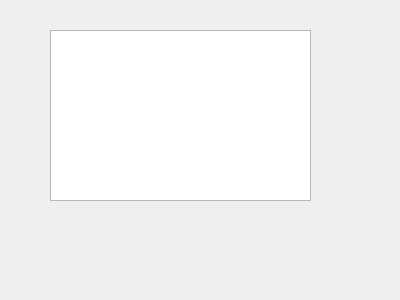
<?xml version="1.0" encoding="UTF-8"?>
<ui version="4.0">
 <class>QFormDoc</class>
 <widget class="QWidget" name="QFormDoc">
  <property name="geometry">
   <rect>
    <x>0</x>
    <y>0</y>
    <width>400</width>
    <height>300</height>
   </rect>
  </property>
  <property name="windowTitle">
   <string>Form</string>
  </property>
  <widget class="QPlainTextEdit" name="plainTextEdit">
   <property name="geometry">
    <rect>
     <x>50</x>
     <y>30</y>
     <width>261</width>
     <height>171</height>
    </rect>
   </property>
  </widget>
  <action name="actOpen">
   <property name="icon">
    <iconset resource="res.qrc">
     <normaloff>:/images/images/122.bmp</normaloff>:/images/images/122.bmp</iconset>
   </property>
   <property name="text">
    <string>打开</string>
   </property>
   <property name="toolTip">
    <string>打开文件</string>
   </property>
  </action>
  <action name="actCut">
   <property name="icon">
    <iconset resource="res.qrc">
     <normaloff>:/images/images/200.bmp</normaloff>:/images/images/200.bmp</iconset>
   </property>
   <property name="text">
    <string>剪切</string>
   </property>
   <property name="toolTip">
    <string>剪切</string>
   </property>
  </action>
  <action name="actCopy">
   <property name="icon">
    <iconset resource="res.qrc">
     <normaloff>:/images/images/202.bmp</normaloff>:/images/images/202.bmp</iconset>
   </property>
   <property name="text">
    <string>复制</string>
   </property>
   <property name="toolTip">
    <string>复制</string>
   </property>
  </action>
  <action name="actPaste">
   <property name="icon">
    <iconset resource="res.qrc">
     <normaloff>:/images/images/204.bmp</normaloff>:/images/images/204.bmp</iconset>
   </property>
   <property name="text">
    <string>粘贴</string>
   </property>
   <property name="toolTip">
    <string>粘贴</string>
   </property>
  </action>
  <action name="actFont">
   <property name="icon">
    <iconset resource="res.qrc">
     <normaloff>:/images/images/506.bmp</normaloff>:/images/images/506.bmp</iconset>
   </property>
   <property name="text">
    <string>字体</string>
   </property>
   <property name="toolTip">
    <string>设置字体</string>
   </property>
  </action>
  <action name="actClose">
   <property name="icon">
    <iconset resource="res.qrc">
     <normaloff>:/images/images/132.bmp</normaloff>:/images/images/132.bmp</iconset>
   </property>
   <property name="text">
    <string>关闭</string>
   </property>
   <property name="toolTip">
    <string>关闭本窗口</string>
   </property>
  </action>
  <action name="actUndo">
   <property name="icon">
    <iconset resource="res.qrc">
     <normaloff>:/images/images/206.bmp</normaloff>:/images/images/206.bmp</iconset>
   </property>
   <property name="text">
    <string>撤销</string>
   </property>
   <property name="toolTip">
    <string>撤销编辑操作</string>
   </property>
  </action>
  <action name="actRedo">
   <property name="icon">
    <iconset resource="res.qrc">
     <normaloff>:/images/images/208.bmp</normaloff>:/images/images/208.bmp</iconset>
   </property>
   <property name="text">
    <string>重复</string>
   </property>
   <property name="toolTip">
    <string>重复编辑操作</string>
   </property>
  </action>
 </widget>
 <resources>
  <include location="res.qrc"/>
 </resources>
 <connections>
  <connection>
   <sender>actClose</sender>
   <signal>triggered()</signal>
   <receiver>QFormDoc</receiver>
   <slot>close()</slot>
   <hints>
    <hint type="sourcelabel">
     <x>199</x>
     <y>149</y>
    </hint>
    <hint type="destinationlabel">
     <x>199</x>
     <y>149</y>
    </hint>
   </hints>
  </connection>
 </connections>
</ui>
